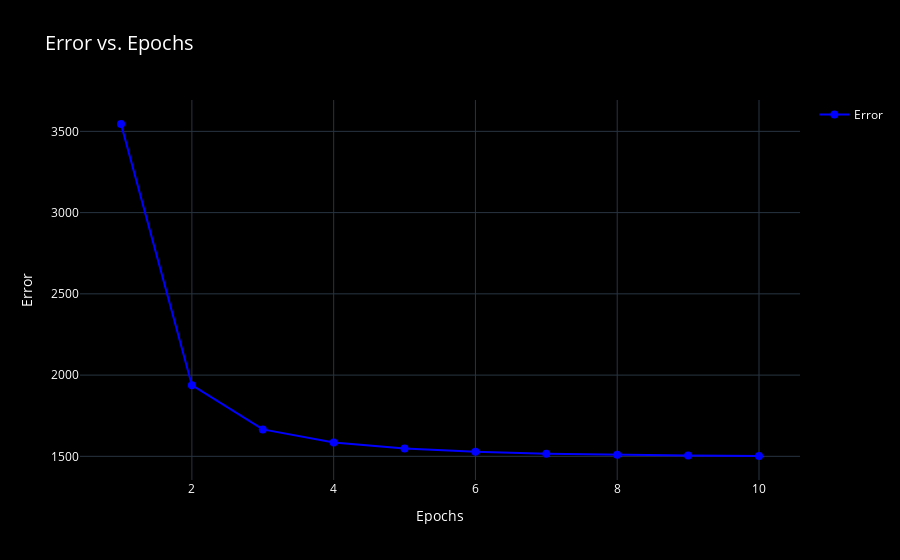

Notebook source saved alongside this figure:
### Code cell
from src.functions.plots import plot_error

# Plot the error values against the epochs
fig, results = plot_error(error_sum)
print(results)
fig.show()

### Figure 1 — Plotly figure (JSON) as saved in the notebook; plotly's stock layout.template omitted (floating-point values rounded to 4 significant figures)
{"data": [{"line": {"color": "blue"}, "marker": {"color": "blue", "size": 8}, "mode": "lines+markers", "name": "Error", "showlegend": true, "x": [1, 2, 3, 4, 5, 6, 7, 8, 9, 10], "y": [3545.0, 1938.0, 1666.0, 1585.0, 1548.0, 1528.0, 1517.0, 1510.0, 1505.0, 1502.0], "type": "scatter"}], "layout": {"font": {"color": "white"}, "xaxis": {"title": {"text": "Epochs"}, "showgrid": true, "color": "white"}, "yaxis": {"title": {"text": "Error"}, "showgrid": true, "color": "white"}, "title": {"text": "Error vs. Epochs", "font": {"size": 20, "color": "white"}}, "legend": {"font": {"color": "white"}, "bgcolor": "black", "bordercolor": "white"}, "plot_bgcolor": "black", "paper_bgcolor": "black"}}
